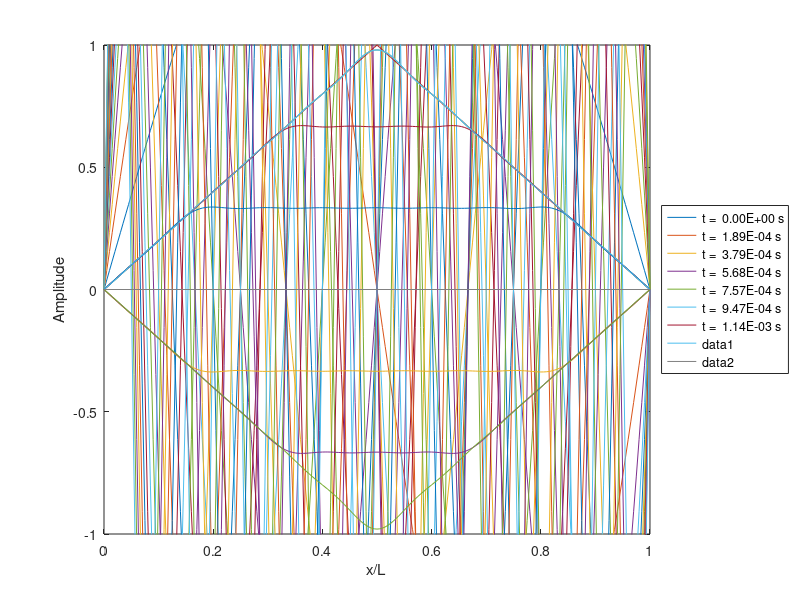

Recreate this plot in MATLAB.
#! /opt/local/bin/octave
% source('~/bin/mystartdefaults.m');

% vibstr.m : 1-DIM IDEAL (UNDAMPED & PERFECTLY ELASTIC) VIBRATING STRING

			       % OVERWRITE PLOT CONFIGURATION DEFAULTS

set(groot,'defaultAxesXlabel','x/L');
set(groot,'defaultAxesYlabel','Amplitude');

				% GRAPHICAL OUTPUT COMMANDS
graph_eigenfunctions='yes';
graph_pinch='yes';
graph_approx='yes';
graph_sample_times='yes';
graph_movie='yes';

				% INPUT DATA 

L =  0.328       % String length [m]
mu = 0.660E-3    % String mass per unit length [kg/m]
mass = mu*L      % String mass [kg]
F =   55.0       % Tension force applied on string [N]  
c =  sqrt(F/mu)  % Speed [m/s] eq. (2.2)
pinch = 1        % Type of pinch
nmax=20          % Number of eigenfunctions  used in the approximation
npt = 201        % Number of sampling points used in the approximation
nst = 7          % Number of sample times
movie=200        % Number of frames for movie

xmin = 0;        % Minimum abscissa  
xmax = L;        % Maximum abscissa  
step = (xmax-xmin)/(npt-1);
for i=1:npt
  x(i) = xmin + (i-1) * step ; % Discretized abscissas  
end

				% INITIAL CONDITIONS
pinch_defined=0;

if (pinch==1); % eq. (2.44)
  z=1;
  p=L/2;
  for i=1:npt % Deformation (Pinch) at t=0
    if (x(i)<=p);
      f(i) = z*x(i)/p;
    else
      f(i) = z*(x(i)-L)/(p-L);
    end
  end
  
  for i=1:npt % Initial distribution of velocity field
    g(i)=0;
  end
  pinch_defined=1;
end

if (pinch==2); % eq. (2.45)
  z1=1;
  z2=-z1;
  p1=L/4;
  p2=3*L/4;
  for i=1:npt % Deformation (Pinch) at t=0
    if (x(i) <= p1);
      f(i) = z1*x(i)/p1;
    elseif ( p1 < x(i) && x(i) <= p2);
      f(i) =((z1-z2)/(p1-p2)) *(x(i)-p1) + z1 ;
    elseif ( x(i) > p2);
      f(i) = z2*(x(i)-L)/(p2-L);
    end
  end
  
  for i=1:npt % Initial distribution of velocity field
    g(i)=0;
  end
  z=max(abs(z1),abs(z2));
  pinch_defined=1;
end

if (pinch==3);
  m=3;
  for i=1:npt % Deformation = an eigenmode
    f(i)=sqrt(2/L) * sin(m*pi*x(i)/L); 
  end
  
  for i=1:npt % Initial distribution of velocity field
    g(i)=0;
  end
  z=sqrt(2/L);
  pinch_defined=1;
end

if (pinch_defined==0)
  fprintf('Stop because pinch is not defined\n');
  return;
end
				% EIGENFUNCTIONS

for n=1:nmax
  for i=1:npt
    phi(n,i)= sqrt(2/L) * sin(n*pi*x(i)/L); 
  end
end

				% EIGENVALUES
for n=1:nmax
  vk(n)=n*pi/L;
end
omega=vk*c;
fprintf('\nEigenvalues\n');
fprintf('   n      vk(n)[1/m]     omega(n)[Hz]      nu(n)[Hz]    period(n)[s]\n');
for n=1:nmax
   % Remember that experimental input data are limited to 3 significant digits
   fprintf('%4d %#15.3G %#15.3G %#15.3G %#15.3G\n',n,vk(n),omega(n),omega(n)/(2*pi),2*pi/omega(n));
end
Longest_period  = (2*pi)/(min(omega)); % Longest  period contained in Fourier spectrum
Shortest_period = (2*pi)/(max(omega)); % Shortest period contained in Fourier spectrum

				% ORTHONORMALISATION
for n=1:nmax
  for i = 1:npt
    term(i)= phi(n,i)*phi(n,i);
  end
  phi2(n)=trapz(x,term);     % Trapezoidal integration rule
end
fprintf('\nOrthonormalisation\n');
fprintf('   n      <phi(n)|phi(n)>\n');
for n=1:nmax
  fprintf('%4d %#15.6G \n',n,phi2(n));
end
				% OVERLAP INTEGRALS
for n=1:nmax
  for i = 1:npt
    term(i)= phi(n,i)*f(i);
  end
  phidotf(n)=trapz(x,term);      
  for i = 1:npt
    term(i)= phi(n,i)*g(i);
  end
  phidotg(n)=trapz(x,term); 
end
fprintf('\nOverlap integrals\n');
fprintf('   n      <phi(n)|f>      <phi(n)|g>\n');
for n=1:nmax
  fprintf('%4d %#15.6G %#15.6G\n',n,phidotf(n),phidotg(n));
end
fprintf('\n')

				% HOW GOOD IS THE APPROXIMATION ?
for i=1:npt
  fapprox(i)=0;
  gapprox(i)=0;
  for n=1:nmax
    fapprox(i)=fapprox(i)+phidotf(n)*phi(n,i);
    gapprox(i)=gapprox(i)+phidotg(n)*phi(n,i);
  end
end


				% SOLUTION AT SAMPLE TIMES WITHIN A PERIOD

Longest_period = (2*pi)/(min(omega)); % Longest period contained in Fourier spectrum
tmin = 0;
tmax = Longest_period/2;
timestep = (tmax-tmin)/(nst-1);

for k=1:nst
  t=tmin+(k-1)*timestep;
  for i=1:npt
    Psi(k,i)=0;
    for n=1:nmax
      buf = phidotf(n)*cos(omega(n)*t) + phidotg(n)*sin(omega(n)*t)/omega(n);
      Psi(k,i) = Psi(k,i) + phi(n,i) * buf;
    end
  end
end

				% GRAPH OF EIGENFUNCTIONS

if (strcmp(graph_eigenfunctions,'yes')==1); 
  for n=1:nmax
    g1=plot(x/L,phi(n,:));
    hold on;
  end
  xlim([xmin/L,xmax/L]);
  ylim([-sqrt(2/L),sqrt(2/L)]);
  line([xmin/L,xmax/L],[0 0],'linestyle','-','color',[0.5 0.5 0.5]); % y=0 line in grey
  waitfor(g1);  
end

				% GRAPH OF INITIAL CONDITIONS

if (strcmp(graph_pinch,'yes')==1);
  g2=plot(x/L,f);
  hold on;
  g2=plot(x/L,g); 
  hold on;  
  xlim([xmin/L,xmax/L]);
  ylim([-z,z]);
  xlabel('x/L');
  ylabel('Amplitude');
  line([xmin/L,xmax/L],[0 0],'linestyle','-','color',[0.5 0.5 0.5]); 
  waitfor(g2);  
end

% GRAPH TO APPRECIATE THE APPROXIMATION OF THE EIGENFUNCTION EXPANSION

if (strcmp(graph_approx,'yes')==1);
  g3=plot(x/L,f,'linestyle',':');
  hold on;
  g3=plot(x/L,fapprox,'linestyle','-');
  hold on;
  
  g3=plot(x/L,g,'linestyle',':');
  hold on;
  g3=plot(x/L,gapprox,'linestyle','-');
  
  xlim([xmin/L,xmax/L]);
  ylim([-z,z]);
  line([xmin/L,xmax/L],[0 0],'linestyle','-','color',[0.5 0.5 0.5]); 
  waitfor(g3);  
end

      % GRAPH OF COMPLETE SOLUTION AT SOME SAMPLE TIMES WITHIN A PERIOD

if (strcmp(graph_sample_times,'yes')==1);
  for k=1:nst
    g4=plot(x/L,Psi(k,:));
    ts{k}=sprintf('t =%#10.2E s',tmin+(k-1)*timestep);
			     % String array elements between braces {}
    hold on;
  end
  lgd=legend(ts,'location','eastoutside'); % Add legend of each curve
  set(lgd,'xlabel',' ','ylabel',' ');
  
  xlim([xmin/L,xmax/L]);
  ylim([-z,z]);
  waitfor(g4);  
end

				% MOVIE

if (strcmp(graph_movie,'yes')==1);
  normx=x/L;
  tmin=0;
  tmax= 2 * Longest_period;
  
  timestep=(tmax-tmin)/(movie-1);
  
  for i=1:npt
    psi(i)=0;
    for n=1:nmax
      psi(i) = psi(i) + phi(n,i) * phidotf(n);
    end
  end
				% Initialize movie
  
  g5=plot(normx,psi,'XDataSource','normx','YDataSource','psi');
  
  xlim([xmin/L,xmax/L]);
  ylim([-z,z]);
  line([xmin/L,xmax/L],[0 0],'linestyle','-','color',[0.5 0.5 0.5]); 

				% Loop on frames

  for k=1:movie
    pause(0); % You may take your time to observe each frame by setting some non zero delay [s]
    t = tmin + (k-1) * timestep;
    for i=1:npt
      psi(i)=0;
      for n=1:nmax
	buf = phidotf(n)*cos(omega(n)*t) + phidotg(n)*sin(omega(n)*t)/omega(n);
	psi(i) = psi(i) + phi(n,i) * buf;
      end
    end
    refreshdata();
  end
 
  waitfor(g5); 
end

